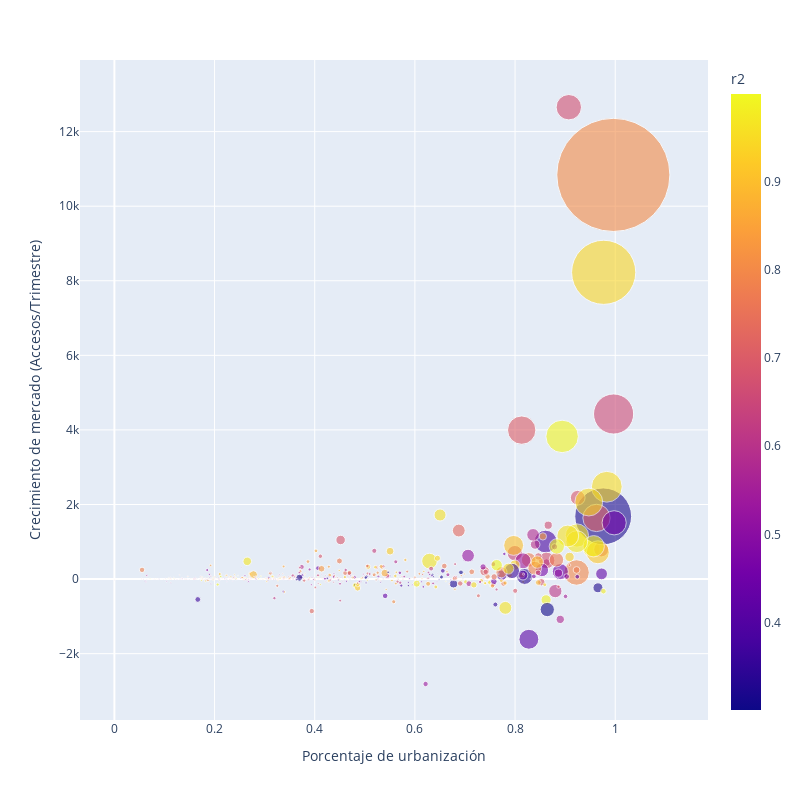

Write notebook code for a chart like this one.
### Code cell
fig=px.scatter(dfmpc, x="purb", y="slope",size="meanacc",hover_name="mpio",color="r2",size_max=80,opacity=0.6,log_x=False,log_y=False,width=800,height=800,labels={"purb": "Porcentaje de urbanización","slope": "Crecimiento de mercado (Accesos/Trimestre)"},template="plotly")

fig.show()
fig.write_image("grafs/internet_crecimiento_porceurb.png")

### Figure 1 — Plotly figure (JSON) as saved in the notebook; plotly's stock layout.template omitted (floating-point values rounded to 4 significant figures; data arrays with more than 128 entries replaced by an {"elided": "..."} marker saying what was removed)
{"data": [{"hovertemplate": "<b>%{hovertext}</b><br><br>Porcentaje de urbanización=%{x}<br>Crecimiento de mercado (Accesos/Trimestre)=%{y}<br>meanacc=%{marker.size}<br>r2=%{marker.color}<extra></extra>", "hovertext": {"elided": "744 str values"}, "legendgroup": "", "marker": {"color": {"elided": "744 float values"}, "coloraxis": "coloraxis", "opacity": 0.6, "size": {"elided": "744 float values"}, "sizemode": "area", "sizeref": 337.8, "symbol": "circle"}, "mode": "markers", "name": "", "orientation": "v", "showlegend": false, "x": {"elided": "744 float values"}, "xaxis": "x", "y": {"elided": "744 float values"}, "yaxis": "y", "type": "scatter"}], "layout": {"xaxis": {"anchor": "y", "domain": [0.0, 1.0], "title": {"text": "Porcentaje de urbanización"}}, "yaxis": {"anchor": "x", "domain": [0.0, 1.0], "title": {"text": "Crecimiento de mercado (Accesos/Trimestre)"}}, "coloraxis": {"colorbar": {"title": {"text": "r2"}}, "colorscale": [[0.0, "#0d0887"], [0.1111, "#46039f"], [0.2222, "#7201a8"], [0.3333, "#9c179e"], [0.4444, "#bd3786"], [0.5556, "#d8576b"], [0.6667, "#ed7953"], [0.7778, "#fb9f3a"], [0.8889, "#fdca26"], [1.0, "#f0f921"]]}, "legend": {"tracegroupgap": 0, "itemsizing": "constant"}, "margin": {"t": 60}, "height": 800, "width": 800}}
